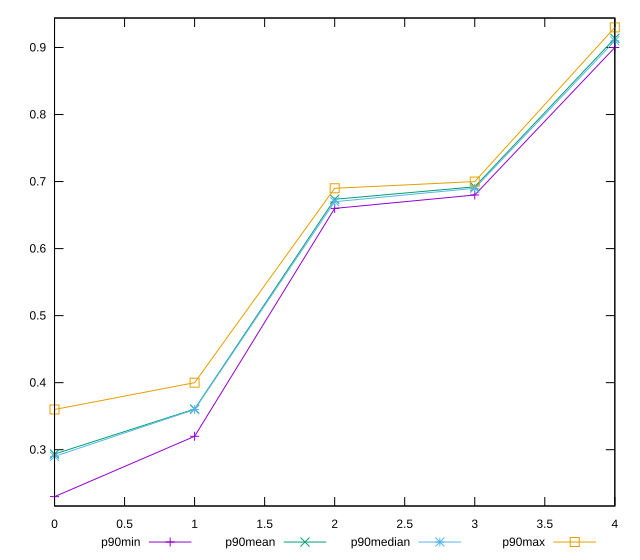

Generate this figure with gnuplot:
reset

$p90Min <<EOF
0 0.23
1 0.32
2 0.66
3 0.68
4 0.9
EOF

$p90Mean <<EOF
0 0.29351648351648363
1 0.36065934065934074
2 0.6736263736263736
3 0.6921978021978015
4 0.9137362637362638
EOF

$p90Median <<EOF
0 0.29
1 0.36
2 0.67
3 0.69
4 0.91
EOF

$p90Max <<EOF
0 0.36
1 0.4
2 0.69
3 0.7
4 0.93
EOF

set key outside below
set xrange [0:4]
set yrange [0.216:0.9440000000000001]
set trange [0.216:0.9440000000000001]
set terminal svg size 640, 560 enhanced background rgb 'white'
set output "report_00009_2021-02-08T22-37-41.559Z/meta/score/progression/value.svg"

plot $p90Min title "p90min" with linespoints, \
     $p90Mean title "p90mean" with linespoints, \
     $p90Median title "p90median" with linespoints, \
     $p90Max title "p90max" with linespoints

reset
